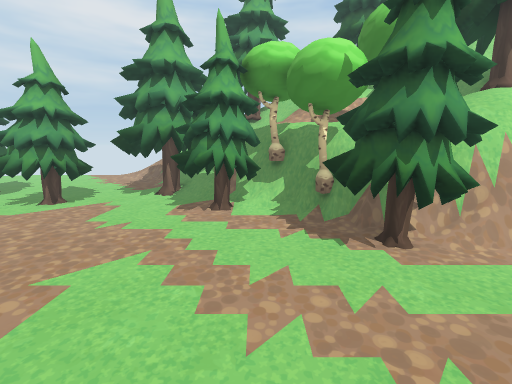
view 1 (above)

24 first-person views from a walk through a scene from a Unity 3-D project. The camera is 1.2 m above the floor, tilts 10° down and sees 90° across. The floor is counted in squares, 0.5 m on a side. Each view is taken from the middle of a square. On the plan, view 1 faces up. The plan holds only what a view shows up to about 17 squares ahead; the rest is blank. The place goes on beyond the plan. The player is left out.

view 2
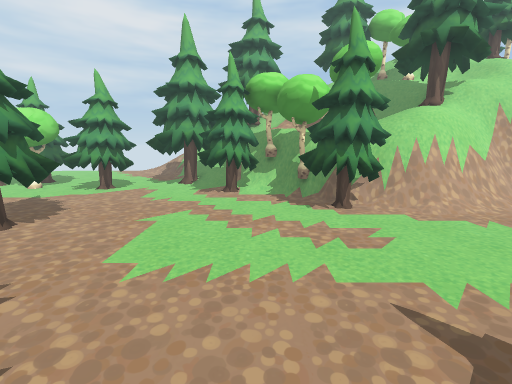

view 3
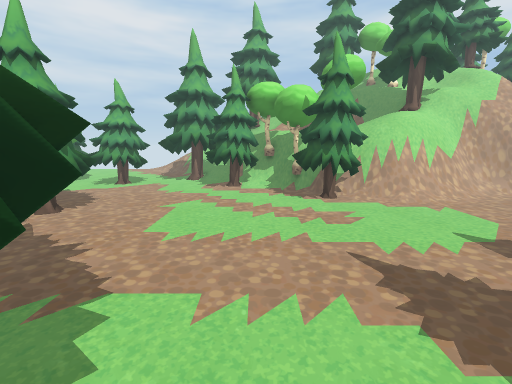

view 4
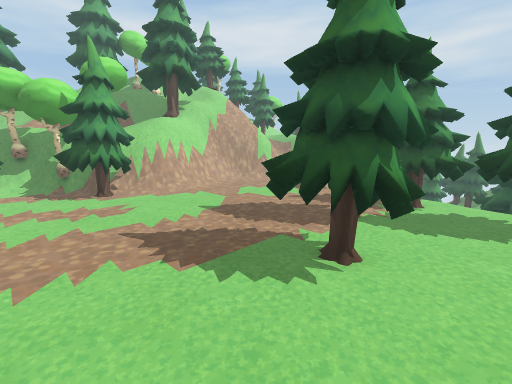

view 5
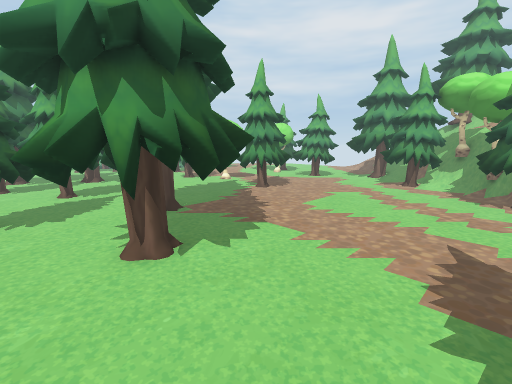

view 6
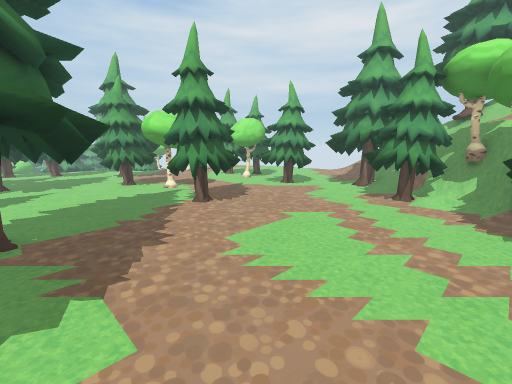

view 7
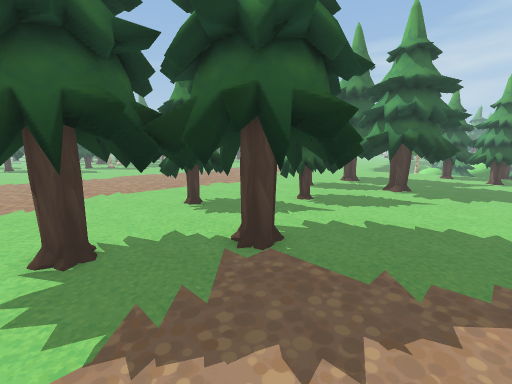

view 8
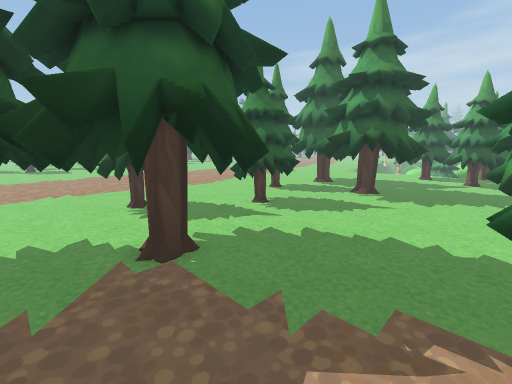

view 9
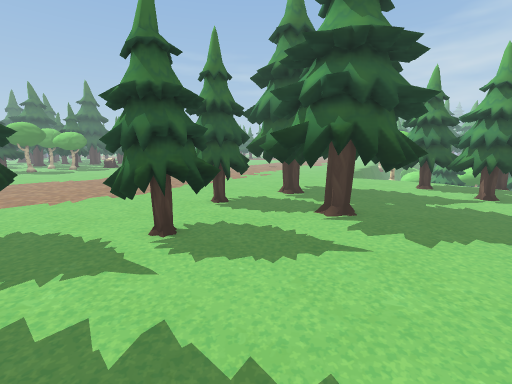

view 10
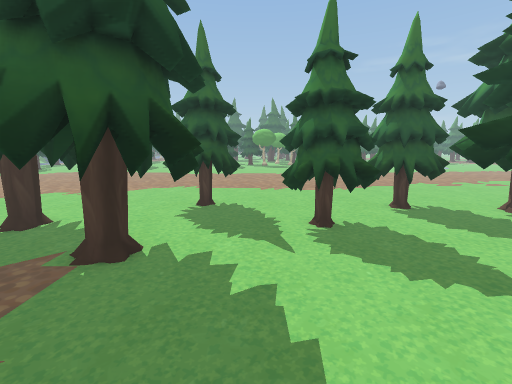

view 11
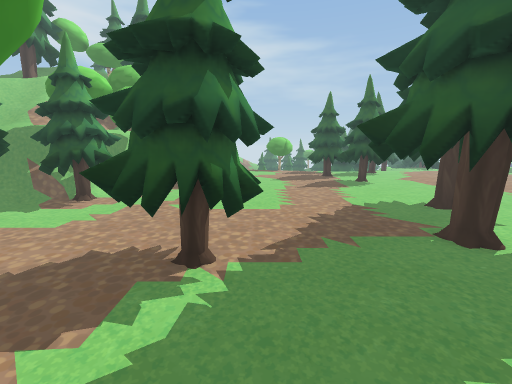

view 12
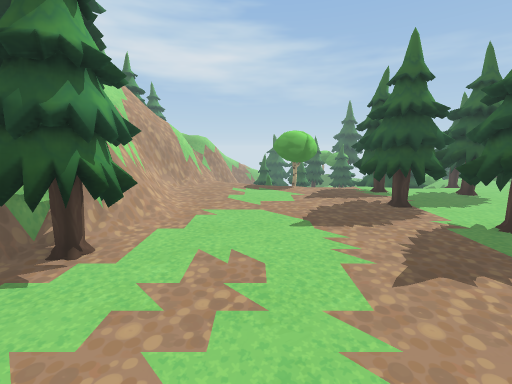

view 13
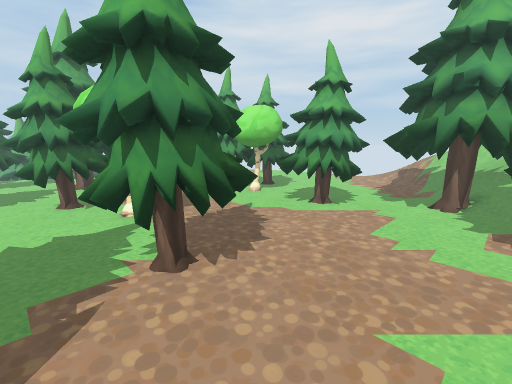

view 14
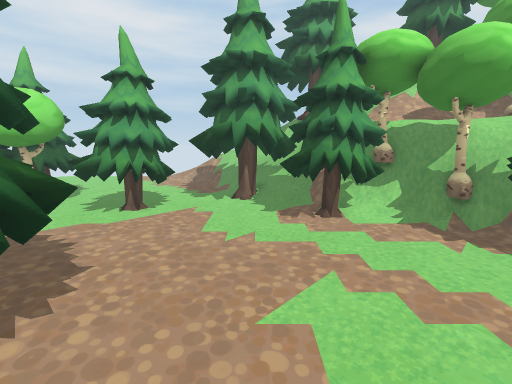

view 15
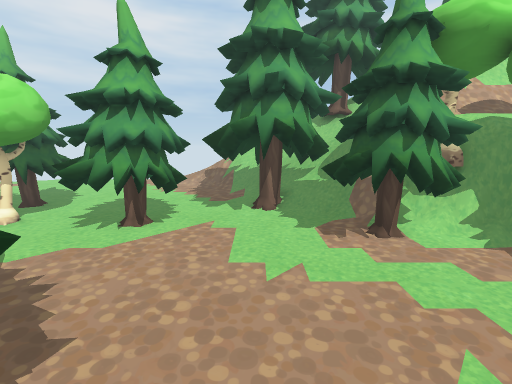

view 16
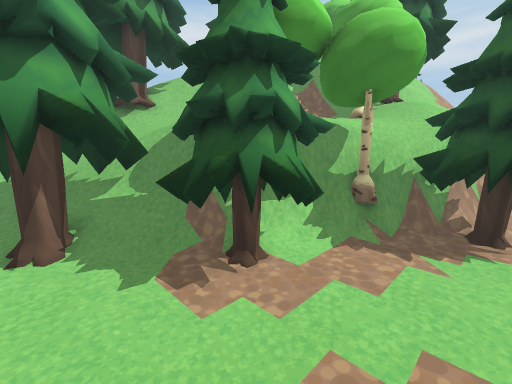

view 17
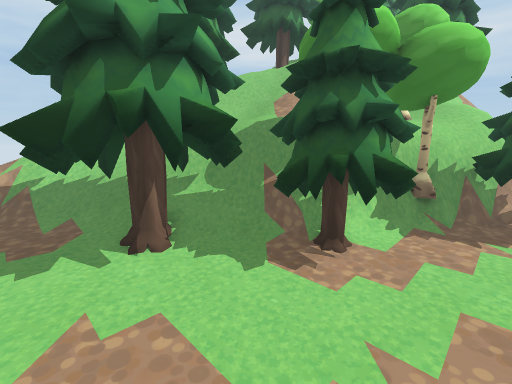

view 18
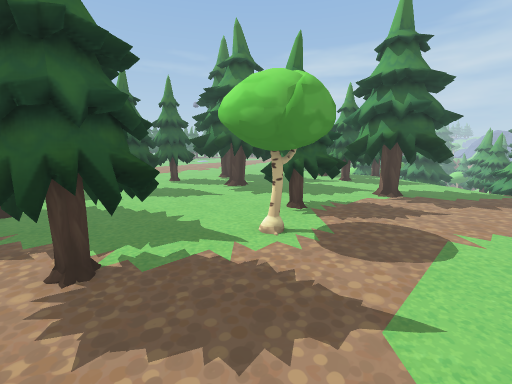

view 19
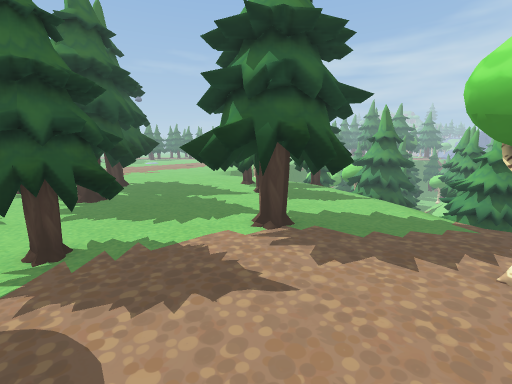

view 20
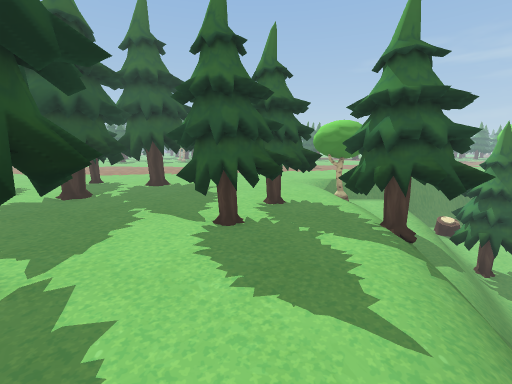

view 21
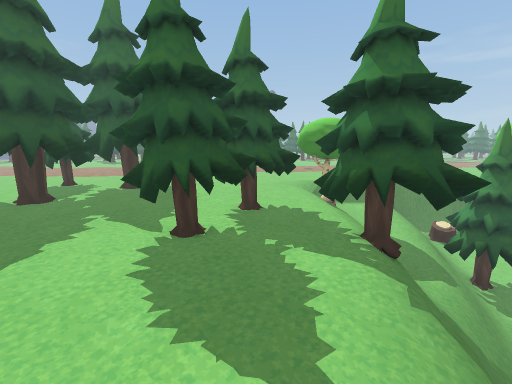

view 22
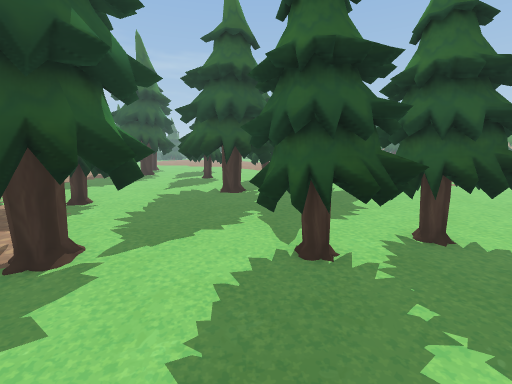

view 23
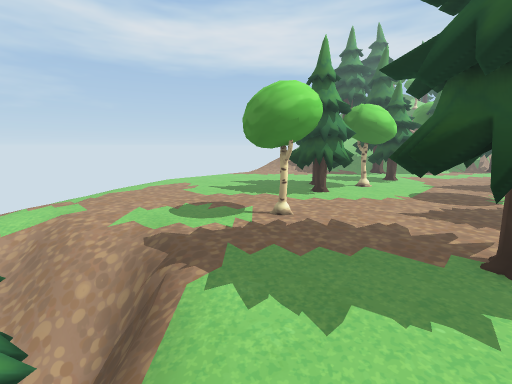

view 24
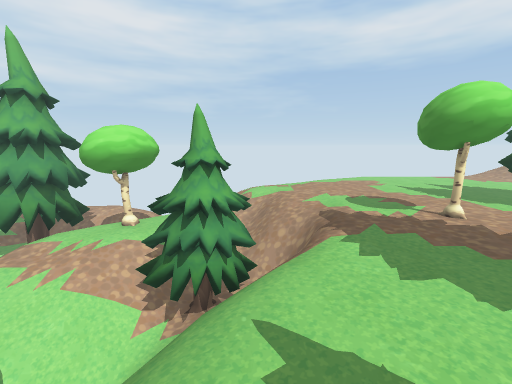

### Floor plan
Key: @ floor where view 1 was taken; # wall or solid block; . main floor; - floor 0.25 m lower than the main floor; _ floor 0.5 m lower than the main floor; < floor 0.75 m lower than the main floor; ( floor 1 m lower than the main floor; ! floor 1.5 m lower than the main floor; : floor 1.75 m higher than the main floor; + floor 3 m higher than the main floor; * floor 3.25 m higher than the main floor; % floor 3.5 m higher than the main floor; / step, stairs or slope; = window, fence, low wall or low ledge; v drop or lower ground; T tree; H thing the floor can be seen under or through.
Columns run from 36 left of view 1 to 9 right of it. Each row starts with its distance up from view 1.
 21               ..                          T
 20            ......          /////  TTTTT  TT
 19          /...........     ../////  #TTT  TTTTT
 18 <(      .....................///// TTTT+* TTT
 17 //      ......................//// /TTT///TTT
 16         /....................../// /T/////
 15        ///........... T.......TTTT///////#=#%#
 14 T      ///......... TTTT......TTTTT//:///====#
 13 T ###   //.........T TTT.....TTTTTTvv::////###
 12 T###_   ///...  ..TTTT###.  TTTTTTTv#  /    ##
 11 ____/   /##..HHH .TTTT### TTTTTTTTTT###/###
 10 <<_// TTT#=..HHHH.....###.TTTT...TTTT=#=##
  9 <////TTTT/....HH..........TTT....TTTT.##=#
  8  ////TTT /........................TT...T###
  7   //// //.....TTT.....................TTT#####
  6      =//.....TTTTT.....##.............TTTT====
  5       v/.....TTTTT.... ###.TTT........TTT.....
  4     #=_......TTTTT.TTT####.TTT................
  3     ==-......TTTTT.TTTT###.TTTT...............
  2     #TTT..TT...T...TTTT....TTT................
  1    /T#TT.TTTT.......TT........................
  0   // TTT.TTTT.......................@.........
 -1  !/(/ T TTTTT....TTT.........TT...............
 -2 TT/// ..TTTT....TTTTTT......TTTTT............T
 -3 TT//  ..TTTT....TTTTTT.....TTTTTTT.........TTT
 -4 T(<< ##  TT.....TTTTTT..T..TTTT TTTT....TTTTTT
 -5  /<<<###........TTTTT..TTT..TTTTTTTT....TTTTTT
 -6  /<<_###......TTTT TT.TTTT.... TTTTT....TTT ..
 -7  <<__  ...... TTTTTTTT.TTT..TT..TTT.....TTT...
 -8   ___  .......TTTTTTTT.....TTT...T............
 -9   ___//.....   TTT T T.....TTT......

Where each view was taken, in squares from view 1:
view 1: 0 up, 0 right, facing up
view 2: 4 down, 0 right, facing up
view 3: 6 down, 0 right, facing up
view 4: 8 down, 0 right, facing up-right
view 5: 8 down, 3 right, facing up-left
view 6: 3 down, 2 right, facing up-left
view 7: 1 up, 2 left, facing down-left
view 8: 2 up, 4 left, facing down-left
view 9: 1 up, 9 left, facing down-left
view 10: 2 up, 10 left, facing down
view 11: 2 up, 13 left, facing right
view 12: 2 up, 2 left, facing right
view 13: 1 up, 3 left, facing up-left
view 14: 1 up, 4 left, facing up
view 15: 3 up, 5 left, facing up
view 16: 6 up, 5 left, facing up-right
view 17: 7 up, 7 left, facing up-right
view 18: 9 up, 7 left, facing down-left
view 19: 10 up, 15 left, facing down-left
view 20: 8 up, 26 left, facing down
view 21: 7 up, 27 left, facing down
view 22: 5 up, 28 left, facing down-right
view 23: 5 up, 28 left, facing up-right
view 24: 2 up, 28 left, facing up
